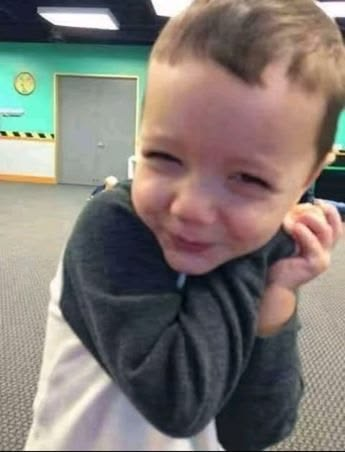
#> input picture opencv+pillow/pillow/images/photo.jpg, 345 x 452 px
$ python tutorial.py
#> lines starting #> are read from the running program, lines starting #| are printed output that depends on the picture
from PIL import Image

im = Image.open("images/photo.jpg")
#> im is the input picture: PIL image 345x452 RGB; mean R, G, B 127.8, 120.7, 115.2

print("Nom : photo.jpg")
print("Format :", im.format)
#| Format : JPEG
print("Dimensions :", im.size)
#| Dimensions : (345, 452)
print("Mode :", im.mode)
#| Mode : RGB


im = Image.open("images/photo.jpg")

region = im.crop((0, 0, 200, 200))
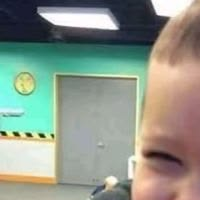
#> region: PIL image 200x200 RGB; mean R, G, B 142.3, 151, 137.8

region.save("images/decoupage.jpg")
